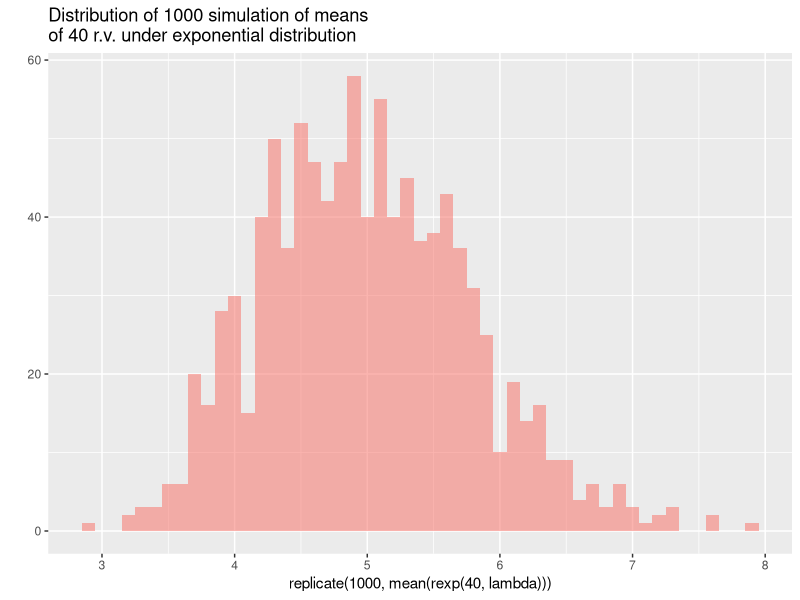
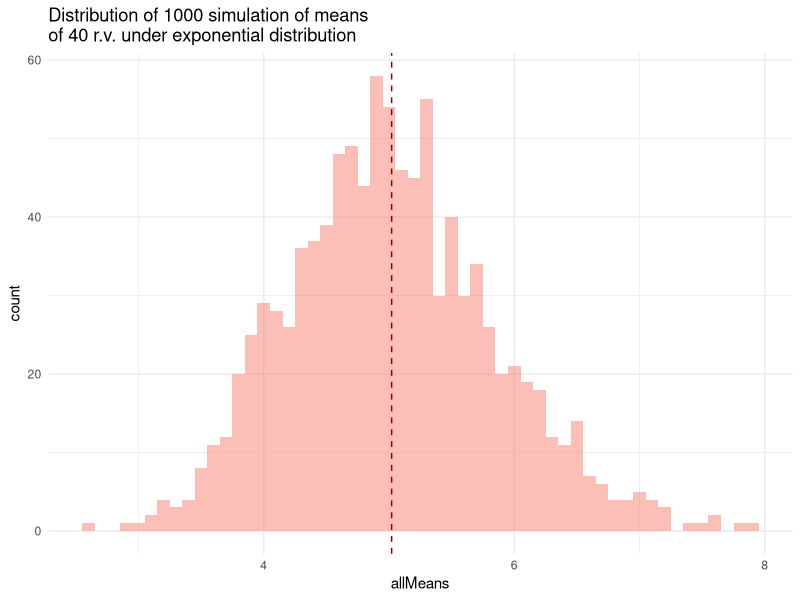
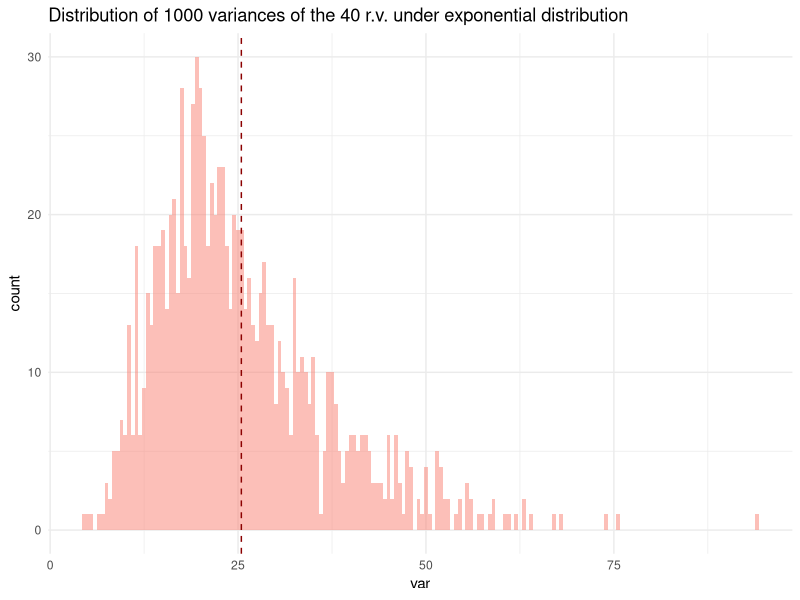
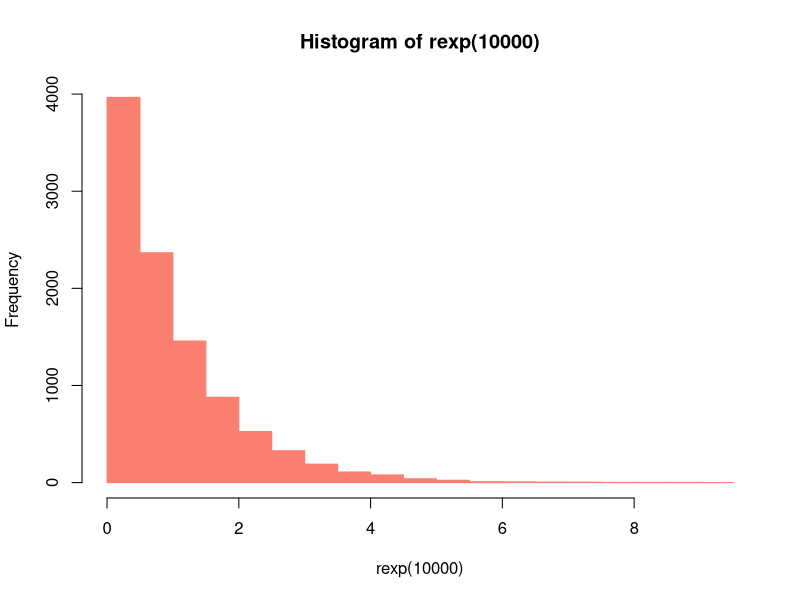
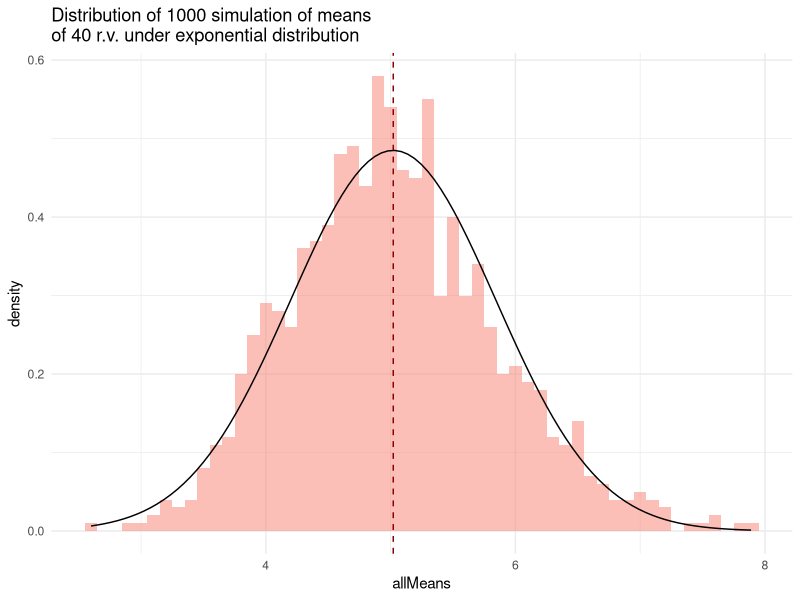

Recreate these plots in R, in order.
## ---- chunk 1
knitr::opts_chunk$set(echo = TRUE)
## ---- chunk 2
if(!require(ggplot2)) install.packages("ggplot2",repos = "http://cran.us.r-project.org")
library("ggplot2")
lambda <- 0.2
n <- 40
no.sim <- 1000
# a quick plot to see how 1000 simulations of 40 exponential r.v. looks like
mainPlot <- qplot(replicate(1000, mean(rexp(40, lambda))),
                  binwidth=0.1, 
                  fill='salmon', alpha = 0.5,
                  show.legend=FALSE,
                  main = 'Distribution of 1000 simulation of means \nof 40 r.v. under exponential distribution') 
mainPlot
## ---- chunk 3
# create matrix of simulations 
expoMatrix <- matrix(replicate(no.sim,rexp(n, lambda)), nrow = 1000, ncol = 40, byrow = TRUE) # 1000 simulation of 'expo'
# create dataframe for use in ggplot
expo.df <- data.frame(allMeans=apply(expoMatrix, 1,mean))
mean <- apply(expo.df, 2, mean)
# create a frequency histogram
ggplot(data=expo.df, aes(x=allMeans)) + 
    geom_histogram(binwidth =.1, fill='salmon', alpha=0.5) + 
    geom_vline(xintercept = mean, color='darkred',linetype='dashed') + 
    ggtitle('Distribution of 1000 simulation of means \nof 40 r.v. under exponential distribution') + 
    theme(plot.title = element_text(size = 10)) + 
    theme_minimal()
# the mean of simulation is close to the theoretical mean of exponentials
## ---- chunk 4
# create dataframe for ggplot from the existing matrix 
var.df <- data.frame(var=apply(expoMatrix, 1, var))
# calculate mean of all variances 
meanVar <- apply(var.df, 2, mean)
# create histogram and dashed line to indicate mean of variances
ggplot(data=var.df, aes(x=var)) + 
    geom_histogram(binwidth =.5, fill='salmon', alpha=0.5) + 
    geom_vline(xintercept = meanVar, color='darkred',linetype='dashed') + 
    ggtitle('Distribution of 1000 variances of the 40 r.v. under exponential distribution') + 
    theme(plot.title = element_text(size = 10)) + 
    theme_minimal()
## ---- chunk 5
# Distribution of 10000 exponentials
hist(rexp(10000), col='salmon', border = 'salmon')
# Distribution of 1000 means of 40 exponentials with normal curve overlayed 
ggplot(data=expo.df, aes(x=allMeans)) + 
    geom_histogram(aes(y=..density..), binwidth =.1, fill='salmon', alpha=0.5) + 
    geom_vline(xintercept = mean, color='darkred',linetype='dashed') + 
    ggtitle('Distribution of 1000 simulation of means \nof 40 r.v. under exponential distribution') + 
    theme(plot.title = element_text(size = 10)) + theme_minimal() + 
    stat_function(fun=dnorm, args= list(mean=apply(expo.df,2,mean), sd=apply(expo.df, 2, sd)))
